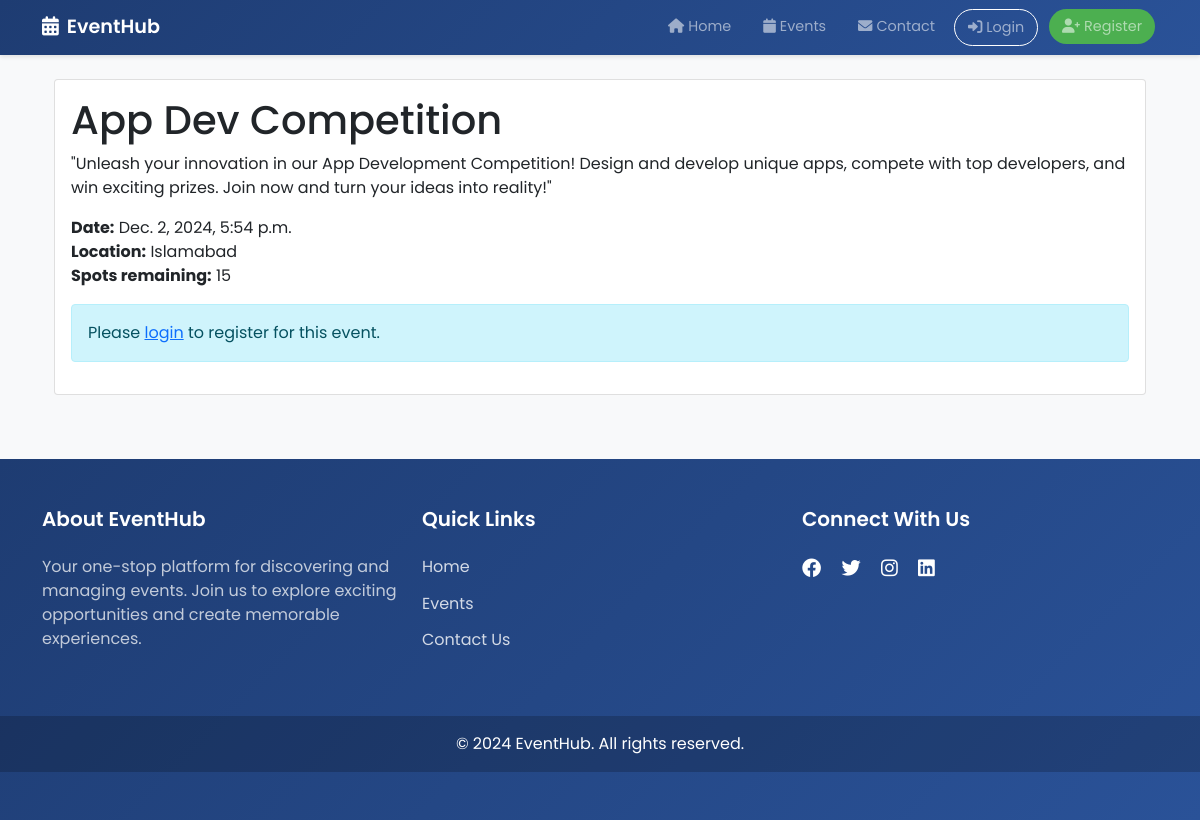
The app's page /event/3/ with its own data.
### events/models.py (models this page shows, shortened)
class Event(models.Model):
    title = models.CharField(max_length=200)
    description = models.TextField()
    date = models.DateTimeField()
    location = models.CharField(max_length=200)
    capacity = models.PositiveIntegerField()
    created_at = models.DateTimeField(auto_now_add=True)
    @property
    def spots_remaining(self):
        return self.capacity - self.registration_set.count()

### events/views.py (the view)
# urls.py: path('event/<int:pk>/', views.event_detail, name='event_detail'),
def event_detail(request, pk):
    event = get_object_or_404(Event, pk=pk)
    is_registered = request.user.is_authenticated and Registration.objects.filter(
        user=request.user,
        event=event
    ).exists()
    context = {
        'event': event,
        'is_registered': is_registered,
        'show_checkout': True  #  this is  to control checkout button visibility
    }
    return render(request, 'events/event_detail.html', context)

### events/templates/events/event_detail.html
{% extends 'events/base.html' %}
{% block content %}
<div class="container">
    <div class="card mb-4">
        <div class="card-body">
            <h1 class="card-title">{{ event.title }}</h1>
            <p class="card-text">{{ event.description }}</p>
            <p>
                <strong>Date:</strong> {{ event.date }}<br>
                <strong>Location:</strong> {{ event.location }}<br>
                <strong>Spots remaining:</strong> {{ event.spots_remaining }}
            </p>
            {% if user.is_authenticated %}
                {% if is_registered %}
                    <div class="alert alert-info">
                        You are registered for this event!
                    </div>
                {% else %}
                    {% if event.spots_remaining > 0 %}
                        <form method="post" action="{% url 'register_event' event.pk %}">
                            {% csrf_token %}
                            <button type="submit" class="btn btn-primary">Register for Event</button>
                        </form>
                    {% else %}
                        <div class="alert alert-warning">
                            Sorry, this event is full.
                        </div>
                    {% endif %}
                {% endif %}
            {% else %}
                <div class="alert alert-info">
                    Please <a href="{% url 'admin:login' %}?next={{ request.path }}">login</a> to register for this event.
                </div>
            {% endif %}
        </div>
    </div>
</div>
{% endblock %}

### events/templates/events/base.html (style rules this page uses)
body { font-family: 'Poppins', sans-serif; background-color: #f8f9fa; }

### records on screen
Event: title "App Dev Competition", description "\"Unleash your innovation in our App Development Competition! Design and develop unique apps, compete with top developers, and win exciting prizes. Join now and turn your ideas into reality!\"", date "Dec. 2, 2024, 5:54 p.m.", location "Islamabad", spots_remaining "15"
